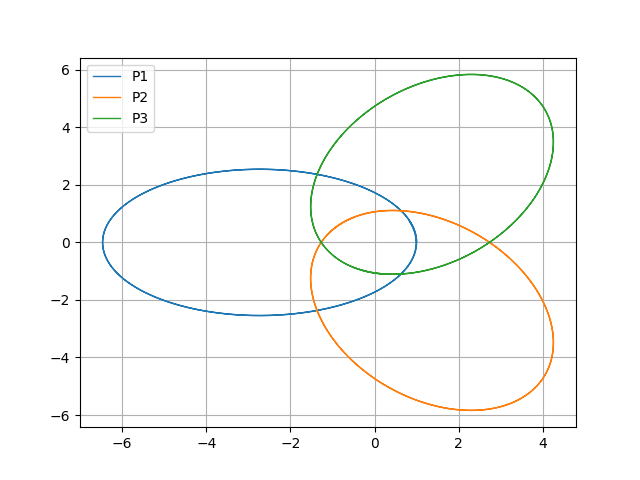

Python code for this plot:
import numpy as np
from matplotlib import pyplot as plt

xt, yt, xj, yj, xs, ys = np.loadtxt("orbita.dat", delimiter = "\t", unpack = True)

plt.plot(xt, yt, linewidth = 1, label = "P1")
plt.plot(xj, yj, linewidth = 1, label = "P2")
plt.plot(xs, ys, linewidth = 1, label = "P3")
plt.grid()
plt.legend()
#plt.show()
plt.savefig("orbita.png")
